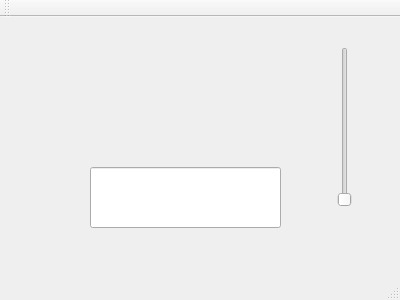
<?xml version="1.0" encoding="UTF-8"?>
<ui version="4.0">
 <class>OknoGlowne</class>
 <widget class="QMainWindow" name="OknoGlowne">
  <property name="geometry">
   <rect>
    <x>0</x>
    <y>0</y>
    <width>400</width>
    <height>300</height>
   </rect>
  </property>
  <property name="windowTitle">
   <string>OknoGlowne</string>
  </property>
  <widget class="QWidget" name="centralWidget">
   <widget class="QLineEdit" name="lineEdit">
    <property name="geometry">
     <rect>
      <x>90</x>
      <y>150</y>
      <width>191</width>
      <height>61</height>
     </rect>
    </property>
   </widget>
   <widget class="QSlider" name="verticalSlider">
    <property name="geometry">
     <rect>
      <x>330</x>
      <y>30</y>
      <width>29</width>
      <height>160</height>
     </rect>
    </property>
    <property name="orientation">
     <enum>Qt::Vertical</enum>
    </property>
   </widget>
  </widget>
  <widget class="QMenuBar" name="menuBar">
   <property name="geometry">
    <rect>
     <x>0</x>
     <y>0</y>
     <width>400</width>
     <height>25</height>
    </rect>
   </property>
  </widget>
  <widget class="QToolBar" name="mainToolBar">
   <attribute name="toolBarArea">
    <enum>TopToolBarArea</enum>
   </attribute>
   <attribute name="toolBarBreak">
    <bool>false</bool>
   </attribute>
  </widget>
  <widget class="QStatusBar" name="statusBar"/>
 </widget>
 <layoutdefault spacing="6" margin="11"/>
 <resources/>
 <connections/>
</ui>
